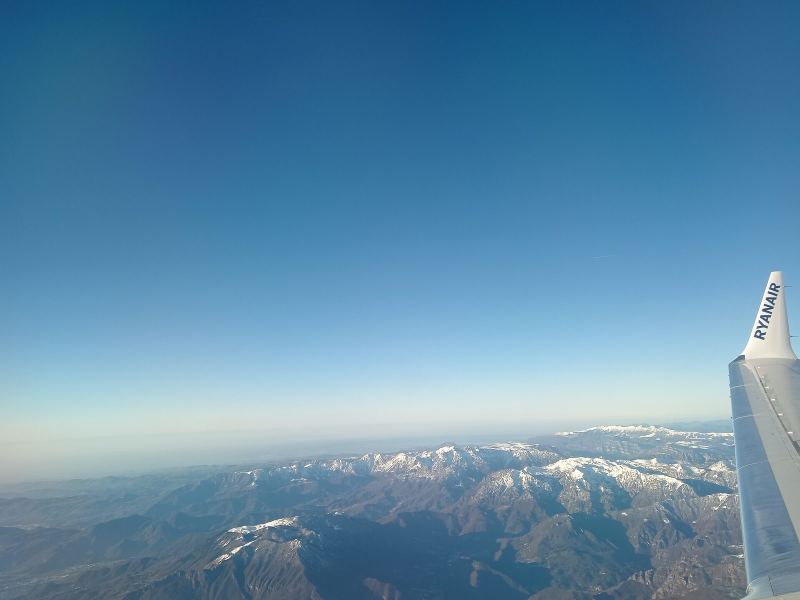
#> input picture photos/airplanes-sky-29.jpg, 1600 x 1200 px, found by its file name (shown at 1/2 size); its folder holds only this picture in this run
$ python build_outputs.py
#> lines starting #> are read from the running program, lines starting #| are printed output that depends on the picture
#!/usr/bin/env python3
"""Build photos.json index + QA contact sheets from photos/ + manifest."""
import os, json, math
from PIL import Image, ImageDraw, ImageFont

ROOT = os.path.expanduser("~/workspace/dq-photos-pack")
PHOTOS = os.path.join(ROOT, "photos")
WORK = os.path.join(ROOT, "work")

def main():
    files = sorted(f for f in os.listdir(PHOTOS) if f.endswith(".jpg"))
    index = []
    for f in files:
        slug = f.rsplit("-", 1)[0]
        # TASK-PHOTO-THUMBNAILS: explicit thumb field per entry —
        # the app reads it; a missing thumb falls back to the
        # full photo, so the field must always be regenerated
        # together with the file list.
        index.append({"file": f"photos/{f}", "tags": slug.split("-"),
                      "thumb": f"thumbs/{f}"})
    with open(os.path.join(ROOT, "photos.json"), "w") as fh:
        json.dump(index, fh, indent=1)
    print(f"photos.json: {len(index)} entries")

    # contact sheets: thumbnails 320 wide, label under each, grid 4 cols
    THUMB_W = 320
    LABEL_H = 22
    COLS = 4
    PER_SHEET = 24
    try:
        font = ImageFont.truetype("/usr/share/fonts/truetype/dejavu/DejaVuSans.ttf", 15)
    except Exception:
        font = ImageFont.load_default()
    sheets = math.ceil(len(files) / PER_SHEET)
    for s in range(sheets):
        batch = files[s * PER_SHEET:(s + 1) * PER_SHEET]
        cells = []
        max_h = 0
        for f in batch:
            im = Image.open(os.path.join(PHOTOS, f)).convert("RGB")
#> im is the input picture: PIL image 1600x1200 RGB; mean R, G, B 94.7, 138.7, 167.9
            th = round(im.height * THUMB_W / im.width)
#> th = 240
            cells.append((f, im.resize((THUMB_W, th), Image.LANCZOS)))
            max_h = max(max_h, th)
#> max_h = 240
        rows = math.ceil(len(cells) / COLS)
#> rows = 1
        W = COLS * (THUMB_W + 8) + 8
        H = rows * (max_h + LABEL_H + 8) + 8
#> H = 278
        sheet = Image.new("RGB", (W, H), (24, 24, 24))
#> sheet: PIL image 1320x278 RGB; every value is 24
        d = ImageDraw.Draw(sheet)
        for i, (f, thumb) in enumerate(cells):
            r, c = divmod(i, COLS)
            x = 8 + c * (THUMB_W + 8)
            y = 8 + r * (max_h + LABEL_H + 8)
            sheet.paste(thumb, (x, y))
            d.text((x + 2, y + max_h + 3), f, fill=(255, 255, 120), font=font)
#> this loop made 1 pass
#> (f, r, c, x, y) on pass 1: ('airplanes-sky-29.jpg', 0, 0, 8, 8)
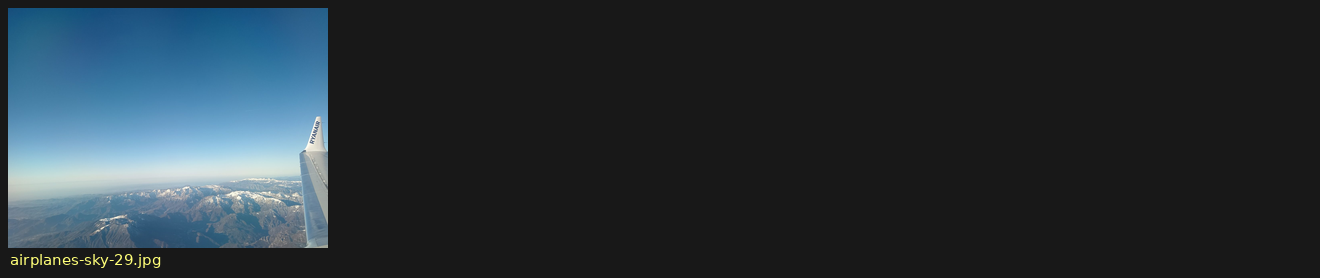
#> sheet: PIL image 1320x278 RGB; mean R, G, B 39.1, 48.3, 54.2
        out = os.path.join(ROOT, f"qa-sheet-{s + 1}.jpg")
        sheet.save(out, "JPEG", quality=88)
        print(f"{out}: {len(batch)} thumbs")

if __name__ == "__main__":
    main()

$ run again, on photos/autumn-forest-path-34.jpg
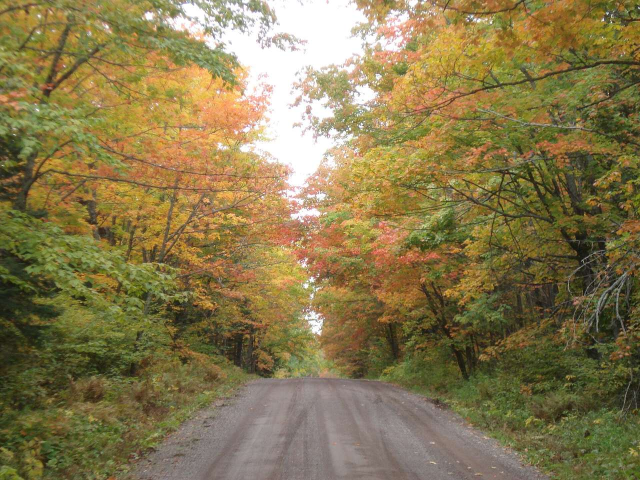
#> input picture photos/autumn-forest-path-34.jpg, 1280 x 960 px, found by its file name (shown at 1/2 size)
#> in main, im is the input picture: PIL image 1280x960 RGB; mean R, G, B 134.6, 120.5, 77.7
#> rows = 1
#> H = 278
#> the loop in main, `for i, (f, thumb) in enumerate(cells):` made 1 pass
#> (f, r, c, x, y) on pass 1: ('autumn-forest-path-34.jpg', 0, 0, 8, 8)
#> after the loop in main, `for i, (f, thumb) in enumerate(cells):`:
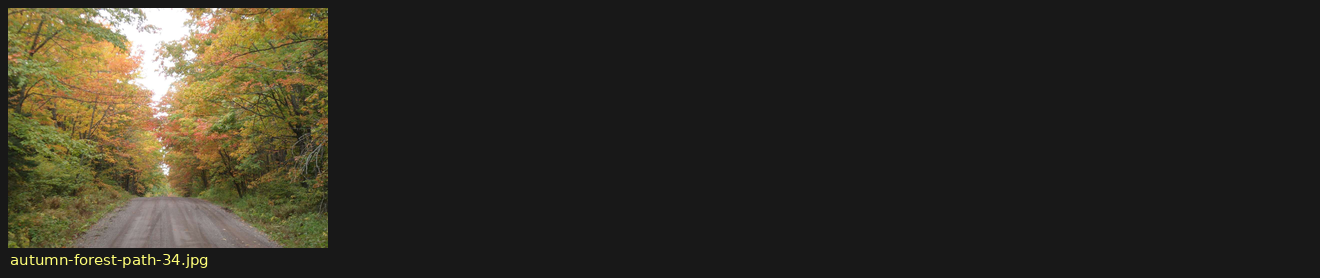
#> sheet: PIL image 1320x278 RGB; mean R, G, B 47.5, 44.6, 35.4

$ run again, on photos/birds-colorful-35.jpg
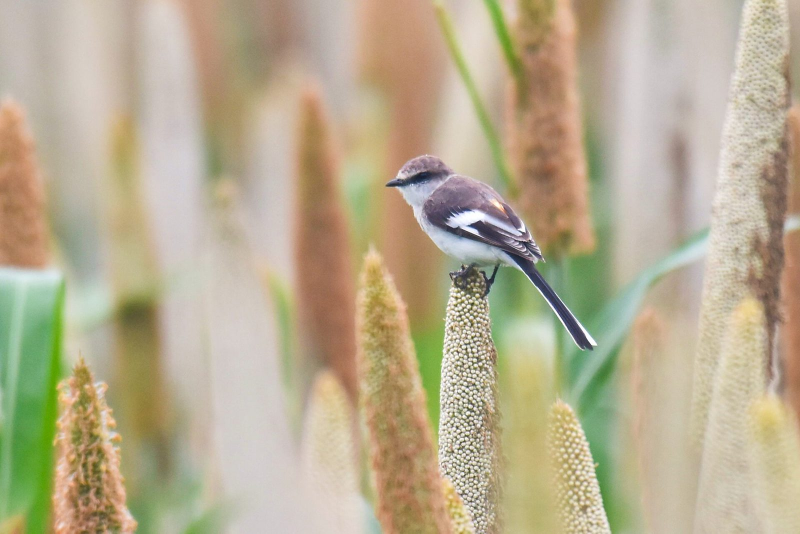
#> input picture photos/birds-colorful-35.jpg, 1600 x 1067 px, found by its file name (shown at 1/2 size)
#> in main, im is the input picture: PIL image 1600x1067 RGB; mean R, G, B 183.7, 172.4, 144.3
#> rows = 1
#> H = 251
#> the loop in main, `for i, (f, thumb) in enumerate(cells):` made 1 pass
#> (f, r, c, x, y) on pass 1: ('birds-colorful-35.jpg', 0, 0, 8, 8)
#> after the loop in main, `for i, (f, thumb) in enumerate(cells):`:
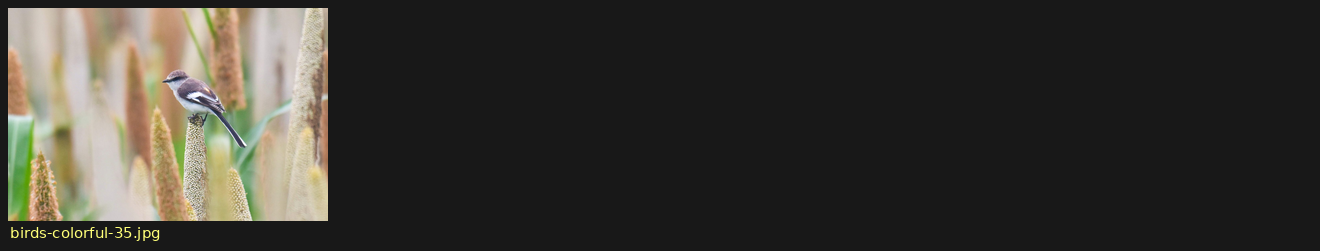
#> sheet: PIL image 1320x251 RGB; mean R, G, B 57.2, 54.8, 48.9

$ run again, on photos/animals-wild-07.jpg
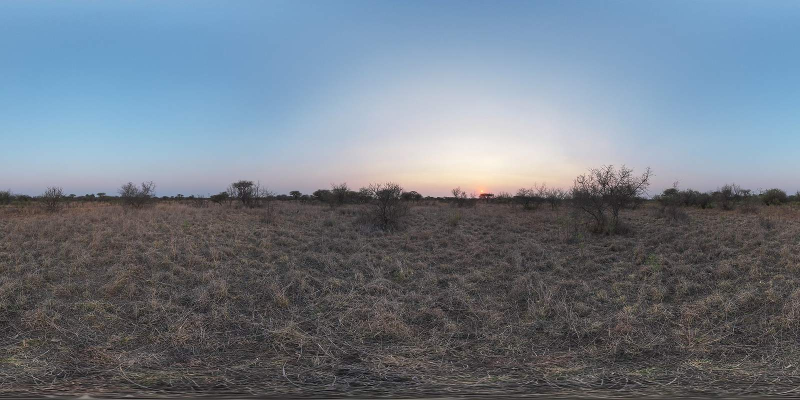
#> input picture photos/animals-wild-07.jpg, 1600 x 800 px, found by its file name (shown at 1/2 size)
#> in main, im is the input picture: PIL image 1600x800 RGB; mean R, G, B 111.5, 121.8, 133.6
#> rows = 1
#> H = 198
#> the loop in main, `for i, (f, thumb) in enumerate(cells):` made 1 pass
#> (f, r, c, x, y) on pass 1: ('animals-wild-07.jpg', 0, 0, 8, 8)
#> after the loop in main, `for i, (f, thumb) in enumerate(cells):`:
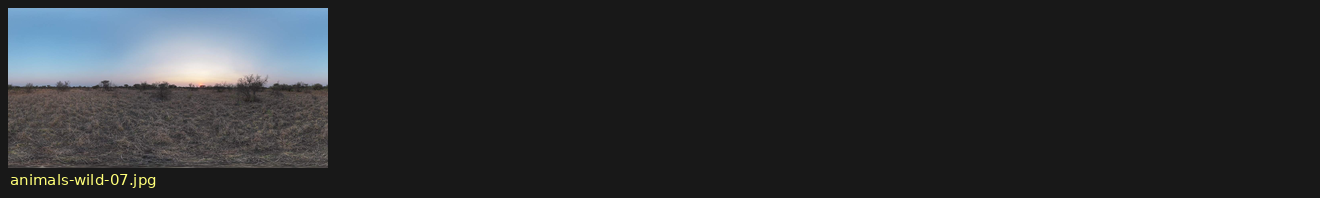
#> sheet: PIL image 1320x198 RGB; mean R, G, B 41.5, 43.5, 45.6
